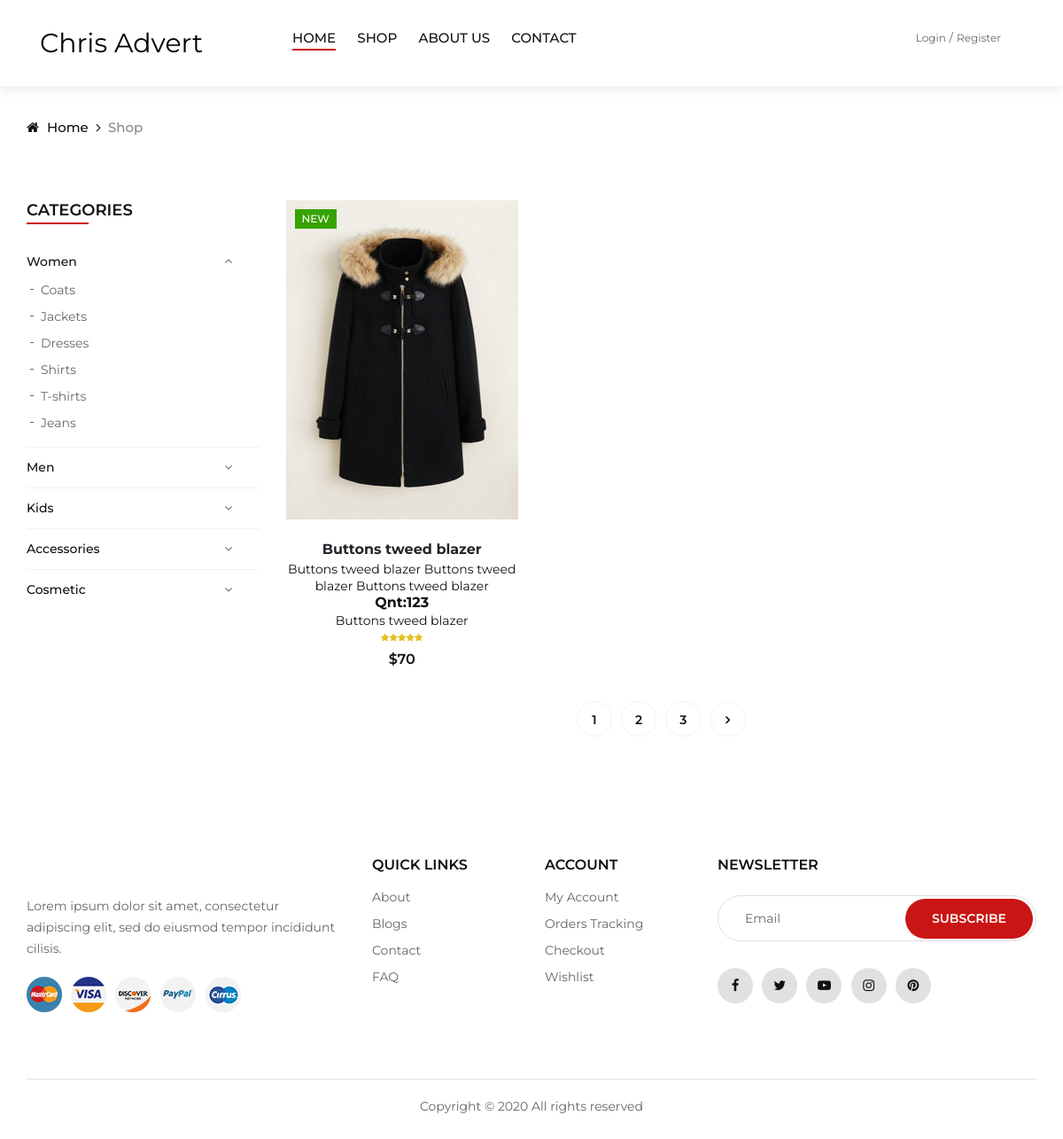
Page /shop/ on the earlier database version.
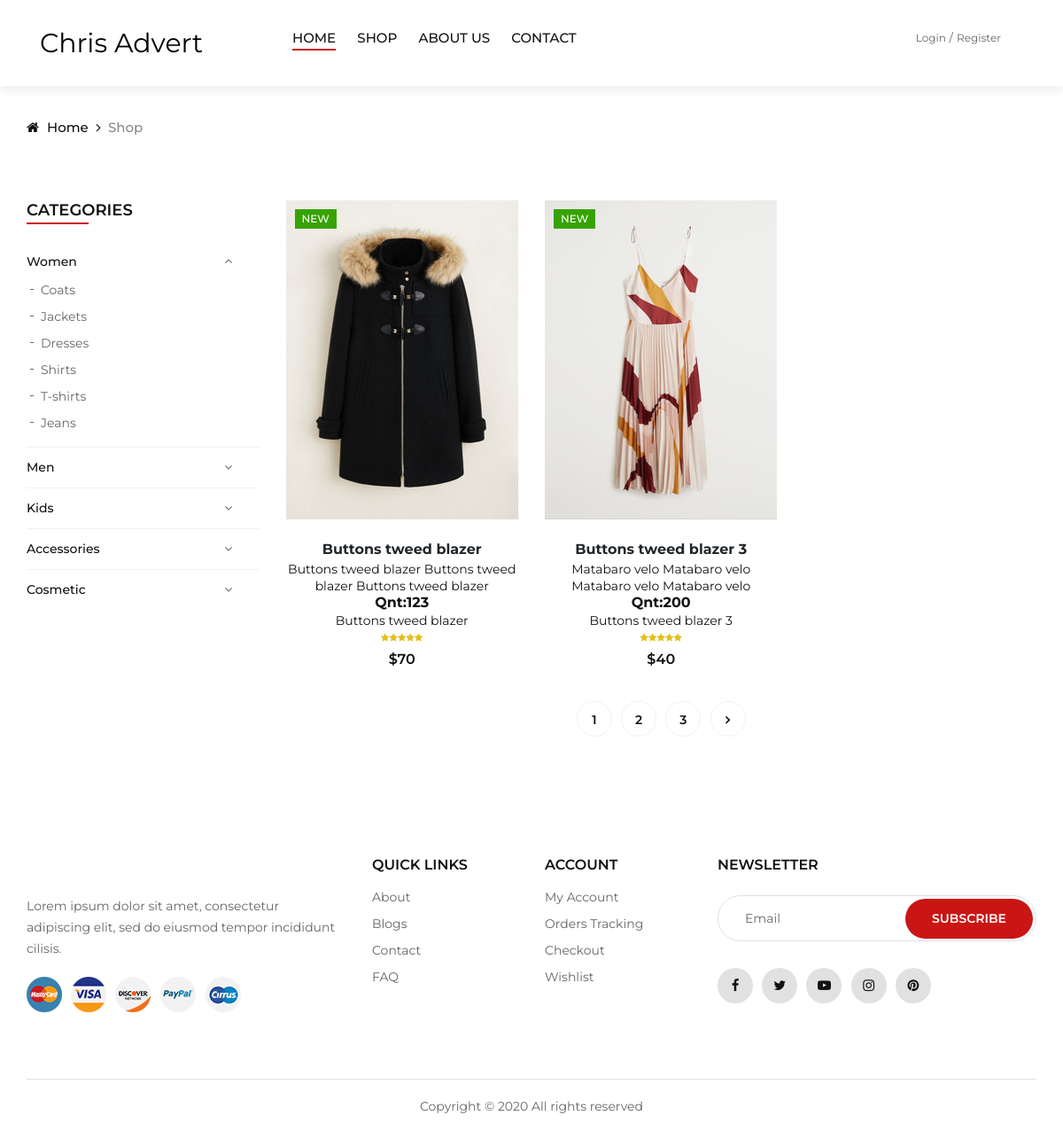
Same page on the later database version.
### digiadvert/models.py (models this page shows, shortened)
class Marchandise(models.Model):
	CATEGORY = (
		('women','Women'),
		('men','Men'),
		('kid','Kid'),
		)
	imageMarch = models.FileField(upload_to = 'marchandise')
	CodeMarch = models.CharField(max_length = 250)
	NomMarch =models.CharField(max_length = 250)
	Designation = models.TextField()
	Quantity = models.CharField(max_length = 250)
	PrixUnitaire = models.CharField(max_length = 250)
	fournisseur = models.ForeignKey(Fournisseur, null = True, on_delete = models.SET_NULL)
	Magasinier = models.ForeignKey(Magasinier, null = True, on_delete = models.SET_NULL)

### digiadvert/views.py (the view)
# urls.py: path('shop/', views.shop, name = "shop"),
def shop(request):
	march = Marchandise.objects.all()
	context = {
	'march':march,
	}
	return render(request, 'shop.html',context)

### digiadvert/templates/shop.html (shortened to what the changed rows need)
{% load static %}
<!DOCTYPE html>
<html lang="zxx">
<head>
    <link rel="stylesheet" href="{% static 'css/bootstrap.min.css' %}" type="text/css">
    <link rel="stylesheet" href="{% static 'css/font-awesome.min.css' %}" type="text/css">
    <link rel="stylesheet" href="{% static 'css/elegant-icons.css' %}" type="text/css">
    <link rel="stylesheet" href="{% static 'css/jquery-ui.min.css' %}" type="text/css">
    <link rel="stylesheet" href="{% static 'css/magnific-popup.css' %}" type="text/css">
    <link rel="stylesheet" href="{% static 'css/owl.carousel.min.css' %}" type="text/css">
    <link rel="stylesheet" href="{% static 'css/slicknav.min.css' %}" type="text/css">
    <link rel="stylesheet" href="{% static 'css/style.css' %}" type="text/css">
</head>
<body>
    <section class="shop spad">
        <div class="container">
            <div class="row">
                <div class="col-lg-9 col-md-9">
                    <div class="row">
                {% for march in march %}
                        <div class="col-lg-4 col-md-6">
                            <div class="product__item">
                                <div class="product__item__pic set-bg" data-setbg="{{march.imageMarch.url}}">
                                    <div class="label new">New</div>
                                    <ul class="product__hover">
                                    </ul>
                                </div>
                                <div class="product__item__text">
                                    <h><b>{{march.NomMarch}}</b></h6>
                                    <h6><a >{{march.Designation}}</a></h6>
                                    <h6><b >Qnt:{{march.Quantity}}</b></h6>
                                    <h6><a >{{march.NomMarch}}</a></h6>
                                    <div class="rating">
                                        <i class="fa fa-star"></i>
                                        <i class="fa fa-star"></i>
                                        <i class="fa fa-star"></i>
                                        <i class="fa fa-star"></i>
                                        <i class="fa fa-star"></i>
                                    </div>
                                    <div class="product__price">${{march.PrixUnitaire}} </div>
                                </div>
                            </div>
                        </div>
                    {% endfor %}
                    </div>
                </div>
            </div>
        </div>
    </section>
</body>
</html>

Differences in the rows shown:
added Marchandise: shows a picture, NomMarch "Buttons tweed blazer 3", Designation "Matabaro velo Matabaro velo Matabaro velo Matabaro velo", Quantity "200", PrixUnitaire "40"
